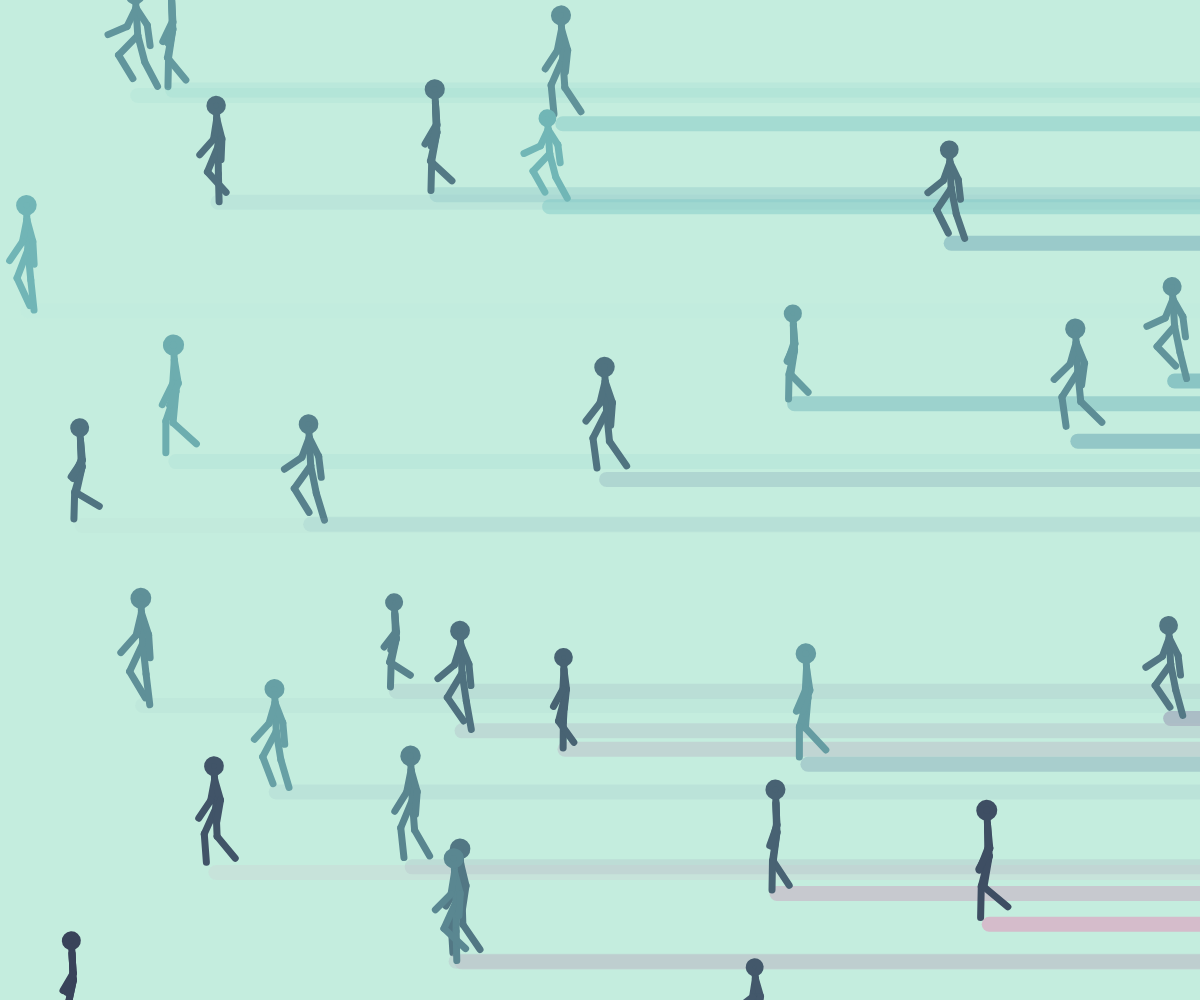
Frame 1 (no input)
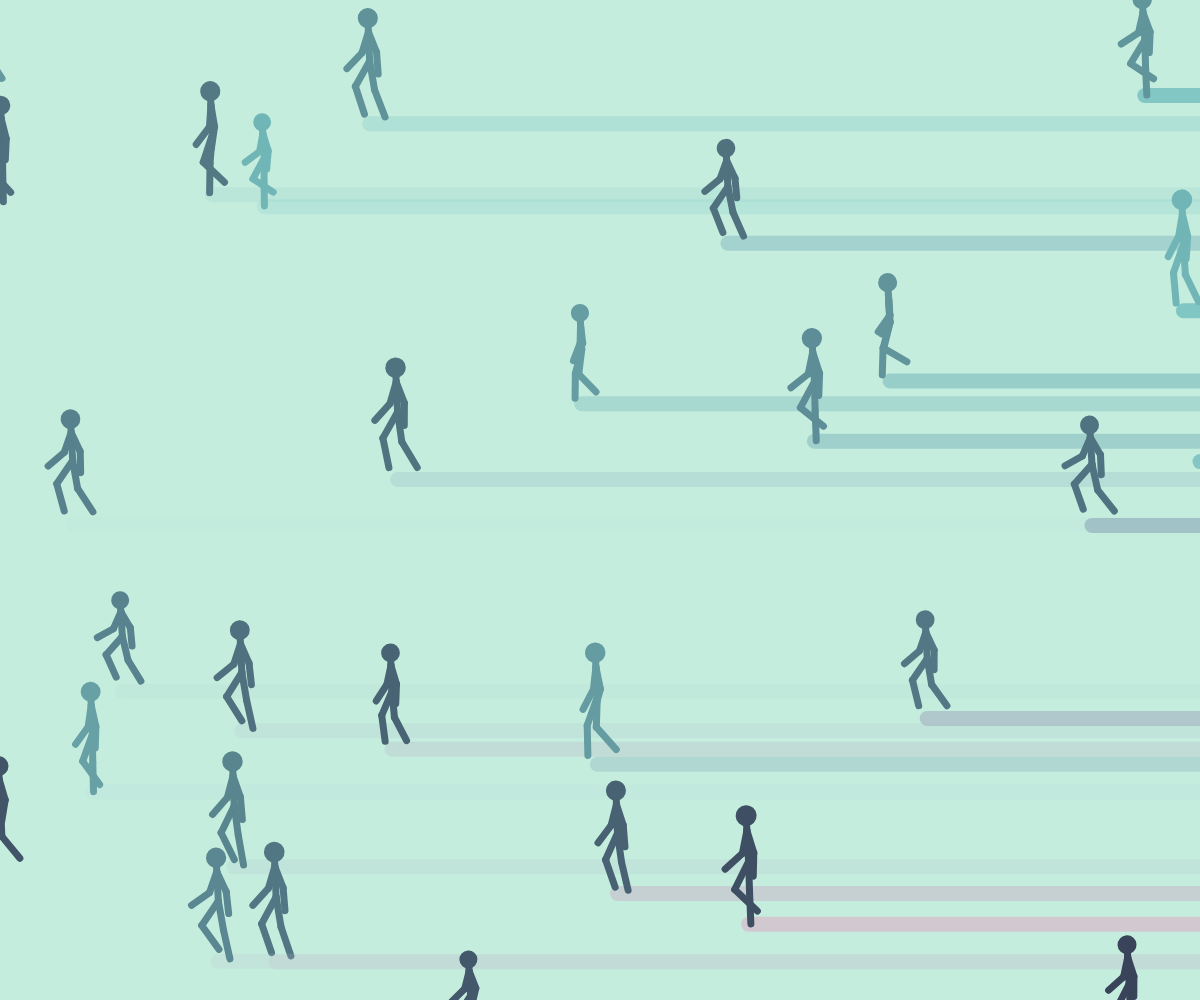
Frame 60 (no input)
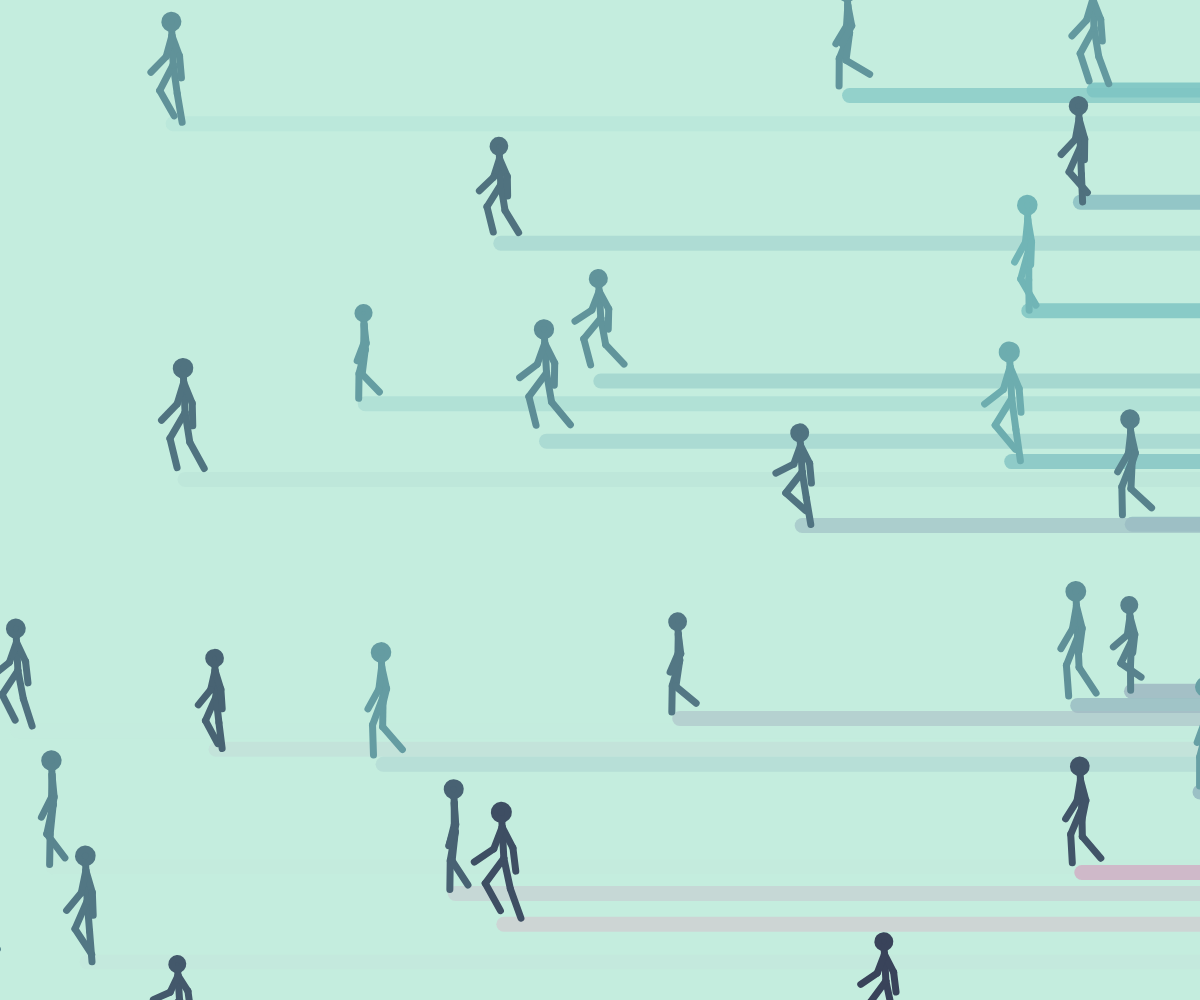
Frame 120 (the mouse pressed at the canvas centre since frame 60)

The p5.js sketch that drew these frames (run headless with seeded random() and noise() and a simulated clock; from frame 60 on, the mouse is pressed at the canvas centre):

// p5.js sketch
// ── sketch.js
let renderer;
let runners = [];
let baseval = 0;

const ColorPalette = Object.freeze ({
	"dark": "#384259",
  "light": "#c4edde",
  "shadow": "#f6acc8",
  "normal" : "#7ac7c4"
});

class Runner {
  constructor(){
    this.curTime = random(10000.);
    this.speedt = random(0.5, 1.0);
    this.angoffset = PI;
    this.layang = -15 * this.speedt;
    this.legang = 45 * this.speedt;
    this.speed = 500 * this.speedt;
    this.bodylen = random(30, 40);
    this.leglen = this.bodylen * 0.8;
    this.headrad = this.bodylen * 0.18;
    this.armlen = this.bodylen * 0.6;
    this.armang = 30 * this.speedt;
    this.armbend = 1.5;
    this.bounceheight = this.bodylen * 0.15 * this.speedt;
    this.pos = createVector(random(width) , random(height));
    this.shift = random();
  }

  update(){
    this.pos.add(createVector(-this.speedt * 5, 0));

    if(this.pos.x < -this.leglen-this.armlen){
      this.pos.x = width + this.leglen + this.armlen;
    }

    this.curTime += deltaTime * 0.001;
  }

  draw(){
    this.drawShadow();
    this.drawRunner();
  }

  drawRunner(){
    strokeWeight(7);
    let bcol = lerpColor(color(ColorPalette.normal), color(ColorPalette.dark), (this.pos.y / height * 0.4 + this.shift * 0.6));
    stroke(bcol);
    fill(bcol);
    // stroke(lerpColor(color(ColorPalette.light), color(ColorPalette.dark), this.pos.y / height));
    push();
      translate(this.pos.x, this.pos.y);
      push();
        translate(0, sin(radians(this.curTime * this.speed * 2)) *this.bounceheight);

        push();
          rotate(map(sin(radians(this.curTime * this.speed)), -1.0, 1.0, radians(this.layang), radians(this.legang)));
          line(0,0,0, this.leglen);
          translate(0, this.leglen);
          rotate(map(sin(radians(this.curTime * this.speed) + radians(45)), -1.0, 1.0, radians(-0), radians(-this.legang * 2)));
          line(0,0,0, this.leglen);
        pop();

        push();
          rotate(map(sin(radians(this.curTime * this.speed) + PI), -1.0, 1.0, radians(this.layang), radians(this.legang)));
          line(0,0,0, this.leglen);
          translate(0, this.leglen);
          rotate(map(sin(radians(this.curTime * this.speed) + radians(45) + PI), -1.0, 1.0, radians(-0), radians(-this.legang * 2)));
          line(0,0,0, this.leglen);
        pop();

        push();
          rotate(radians(this.layang * 0.25));
          push();
            line(0,0,0, -this.bodylen);
            translate(0,-this.bodylen - this.headrad);
            
            ellipse(0,0, this.headrad * 2, this.headrad * 2);
          pop();

          push();
            translate(0,-this.bodylen * 0.8);
            rotate(map(sin(radians(this.curTime * this.speed)), -1.0, 1.0, radians(-this.armang), radians(this.armang)));
            line(0,0,0,this.armlen);
            translate(0,this.armlen);
            rotate(map(sin(radians(this.curTime * this.speed) + radians(45)), -1.0, 1.0, radians(this.armang*this.armbend * 0.5), radians(this.armang*this.armbend)));
            line(0,0,0,this.armlen);
          pop();

          push();
            translate(0,-this.bodylen * 0.8);
            rotate(map(sin(radians(this.curTime * this.speed) + PI), -1.0, 1.0, radians(-this.armang), radians(this.armang)));
            line(0,0,0,this.armlen);
            translate(0,this.armlen);
            rotate(map(sin(radians(this.curTime * this.speed) + radians(45) + PI), -1.0, 1.0, radians(this.armang*this.armbend * 0.5), radians(this.armang*this.armbend)));
            line(0,0,0,this.armlen);
          pop();
        pop();
      pop();
    pop();
  }

  drawShadow(){
    strokeWeight(15);
    let col = lerpColor(color(ColorPalette.normal), color(ColorPalette.shadow), pow((this.pos.y / height * 0.7 + this.shift * 0.3), 2));//lerpColor(color(ColorPalette.light), color(ColorPalette.shadow), this.pos.x / width);
    col._array[3] = this.pos.x / width;
    stroke(col);

    line(width, this.pos.y + this.leglen * 2 + this.bounceheight, this.pos.x, this.pos.y + this.leglen * 2 + this.bounceheight);
  }
}

function setup() {
  renderer = createCanvas(windowWidth, windowHeight);
  
  for(let i=0; i<30; i++){
    let runner = new Runner();
    runners.push(runner);
  }
  runners.sort(function(a, b){
    return a.pos.y - b.pos.y;
  });
}

function draw() {
  background(ColorPalette.light);

  for(let i=0; i<runners.length; i++){
    let runner = runners[i];
    runner.update();
    runner.draw();
  }
  
  // curTime += deltaTime * 0.001;
}

function windowResized() {
  resizeCanvas(windowWidth, windowHeight)
  
}
